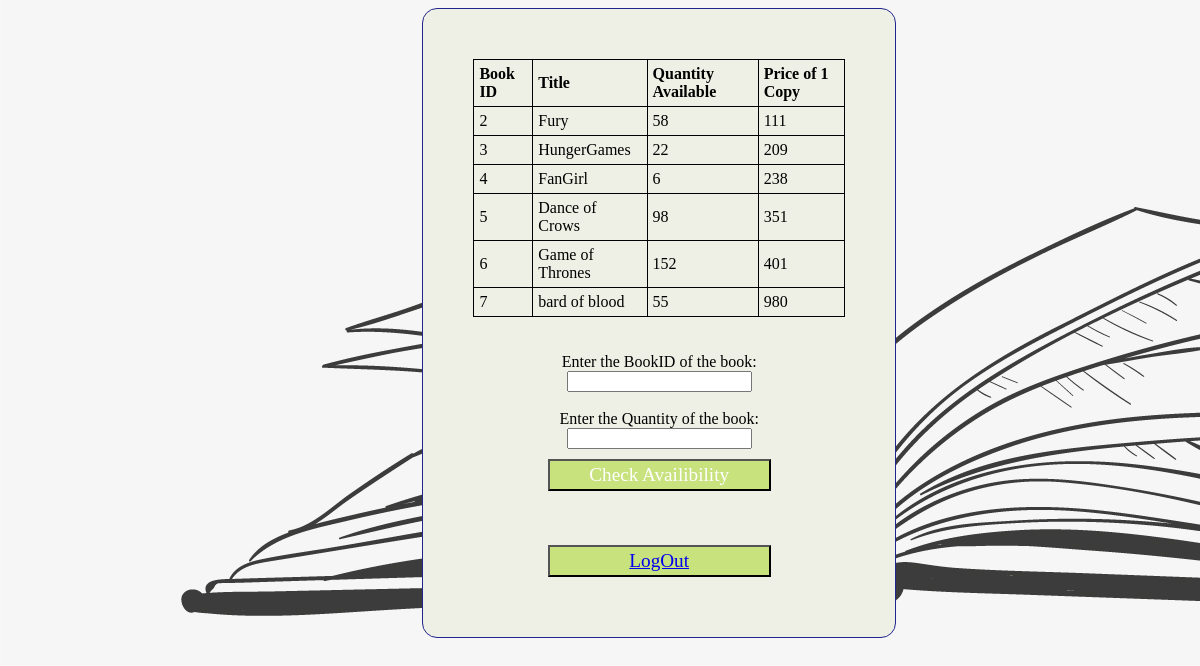
Screenshot of /BookBuyer.php with the database file from the repository.
### tables this page shows
CREATE TABLE `books` (
  `bookID` int(11) NOT NULL,
  `book_name` varchar(45) NOT NULL,
  `book_qty` int(11) NOT NULL DEFAULT 1,
  `priceof1` float NOT NULL
);

### functions.php (the view, shortened to what this page needs)
<html>
<head>
</head>
<body>
        <?php
            function display_books($conn){
                $sql = "SELECT bookID , book_name , book_qty , priceof1 FROM books ";
                $result = $conn->query($sql);
                if (isset($result->num_rows) && $result->num_rows >0) {
                    echo "<table> <tr> <th>Book ID</th> <th>Title</th> <th>Quantity Available</th> <th>Price of 1 Copy</th></tr>";
                    while($row = $result->fetch_assoc()) {
                        echo "<tr><td>".$row["bookID"]."</td><td>".$row["book_name"]."</td><td>".$row["book_qty"]."</td> <td>".$row["priceof1"]."</td></tr>";
                    }
                    echo "</table>";
                }
                else {
                    echo "<table> <tr> <th>Book ID</th> <th>Title</th> <th>Quantity</th> </tr>";
                }
            }
            function purchase_book($conn,$user){
                display_books($conn);
                $bid = $qty = "";
                $flag_book_available = 0;
                    echo "<br><br><form method=post >Enter the BookID of the book:<input type=text name=bid></input><br><br>Enter the Quantity of the book:<input type=text name=quantity></input><br><input type=submit value='Check Availibility' id='btn'></form>";
                $sql = "SELECT * FROM books";
                $result = $conn->query($sql);
                if ($result->num_rows > 0) {
                        while($row = $result->fetch_assoc()) {
                            if ($row["bookID"]==$bid){
                                $flag_book_available = 1;
                                echo "<h2>Book Available</h2><br>";
                                if ($row["book_qty"] >= $qty && $qty!=0){
                                    $pricetopay=$row["priceof1"]*$qty;
                                    echo "<h2>Price to pay : Rs.".$pricetopay."</h2>" ;
                                    $book_name=$row['book_name'];
                                ?>
                                    <html>
                                        <form method=post >
                                            <input type=submit value="Place order" name=placeOrder id='btn' action="<?php $is_pressed=true;?>">
                                        </form>
                                    </html>
                                <?php
                                    if($is_pressed){
                                        echo "Order under review...Thanks for choosing BookKart :)!";
                                        $insert_order_query="INSERT into orders(book_name,quantity,user_name,order_type,pricetopay) values('$book_name','$qty','$user','Buy',$pricetopay)";
                                        $conn->query($insert_order_query);
                                        $conn->commit();
                                    }
                                }
                                else{
                                    echo "Quantity not available";
                                }
                            }
                        }
                }
                else {
                        echo "0 results";
                }
            }
                ?>
</body>
</html>

### BookBuyer.php (shortened to what this page needs)
<?php
    require 'dbconnection.php';
    include_once 'functions.php';
    $connection1=connect();
   ?>
   <html>
        <head>
            <link rel="stylesheet" href="styles.css">
        </head>
       <body>
           <div class=boxter>
               <?php echo purchase_book($connection1,$_SESSION['username']);?>
               <br><button id='btn'><a href='logout.php' >LogOut</a></button>
            </div>
</html>

### styles.css (style rules this page uses)
body { background-color: rgb(178, 237, 245); background-image: url("bookkart4.jpg"); background-repeat:no-repeat; height:100%; background-size:auto; align-items: center; }
.boxter { align-self: center; align-content: center; box-align: center; text-align: center; min-width:300px; border: 1px solid rgb(34, 36, 143); padding: 50px; margin-left:35%; margin-right:25%; border-radius: 15px; background-color:rgb(238, 240, 229); display:inline-block; }
#btn { background-color:rgb(200, 226, 126); color: rgb(255, 254, 254); padding: 3px; margin: 10px; font-size: larger; width: 60%; font-family: Georgia, 'Times New Roman', Times, serif; }

### functions.php (style rules this page uses)
table,th,td { border: 1px solid black; border-collapse: collapse; padding: 5px; text-align: left; }

### rows the page displays
books: bookID "2", book_name "Fury", book_qty "58", priceof1 "111"
books: bookID "3", book_name "HungerGames", book_qty "22", priceof1 "209"
books: bookID "4", book_name "FanGirl", book_qty "6", priceof1 "238"
books: bookID "5", book_name "Dance of Crows", book_qty "98", priceof1 "351"
books: bookID "6", book_name "Game of Thrones", book_qty "152", priceof1 "401"
books: bookID "7", book_name "bard of blood", book_qty "55", priceof1 "980"
